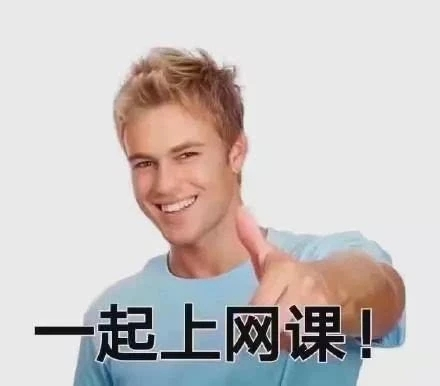
#> input picture Images/Image_04.jpg, 440 x 386 px
$ python ex04.py
#> lines starting #> are read from the running program, lines starting #| are printed output that depends on the picture; after the words box and inside, x2 and y2 are one past the last pixel; in counts of white or black regions, pixels touching at a corner belong together
# ex04.py
import cv2
import numpy as np
from matplotlib import pyplot as plt

image = cv2.imread('Images/Image_04.jpg')  # 读入图片
#> image is the input picture: shape (386, 440, 3); mean B, G, R 194.4, 195.7, 202.4
image = cv2.cvtColor(image, cv2.COLOR_RGB2GRAY)  # 转化为灰度图
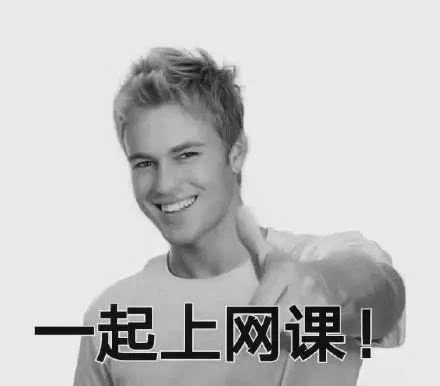
#> image: shape (386, 440); min 0, max 254, mean 196.1
edges = cv2.Canny(image, 80, 200)  # Canny算法
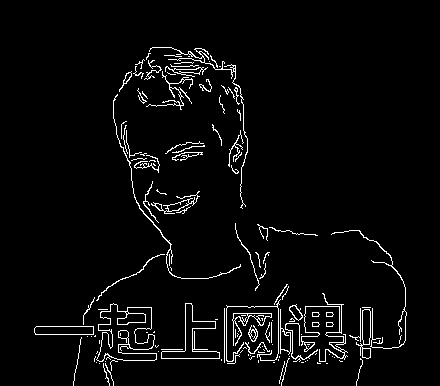
#> edges: shape (386, 440); 3.7% white in thin lines or dots, all inside (x1, y1, x2, y2) = (34, 47, 407, 386)
# 阈值下界minVal 阈值上界maxVal
# 图像中的像素点如果大于阈值上界则认为必然是边界 即强边界
# 小于阈值下界则认为必然不是边界
# 两者之间的则认为是候选项 即弱边界
cv2.imshow("Image", image)  # 图片显示
cv2.imshow("Result", edges)  # 图片显示

cv2.waitKey(0)
cv2.imwrite('result_04.jpg', edges)    # 保存当前Canny算法处理过后的文件

$ run again, with Images/Image_01.jpg copied over Images/Image_04.jpg
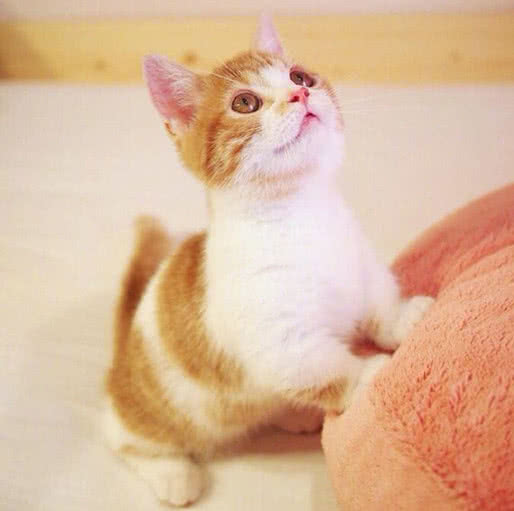
#> input picture Images/Image_01.jpg, 514 x 511 px
#> image is the input picture: shape (511, 514, 3); mean B, G, R 155.5, 184.8, 220.7
#> `image = cv2.cvtColor(image, cv2.COLOR_RGB2GRAY)`:
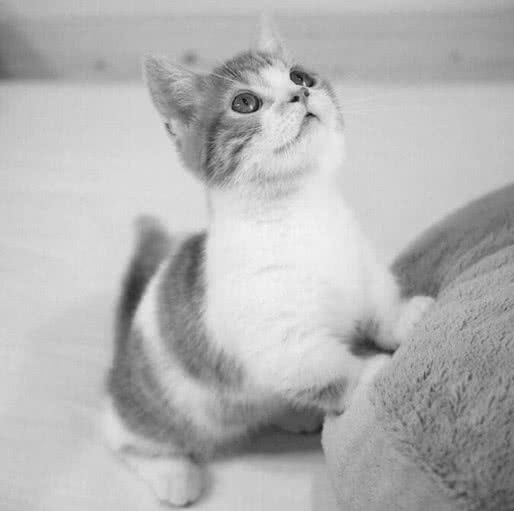
#> image: shape (511, 514); min 8, max 245, mean 180.2
#> `edges = cv2.Canny(image, 80, 200)`:
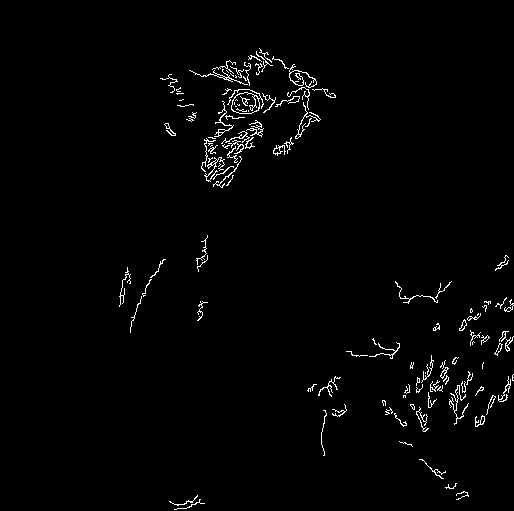
#> edges: shape (511, 514); 1.7% white in thin lines or dots, all inside (x1, y1, x2, y2) = (119, 48, 514, 510)

$ run again, with Images/Image_02.jpg copied over Images/Image_04.jpg
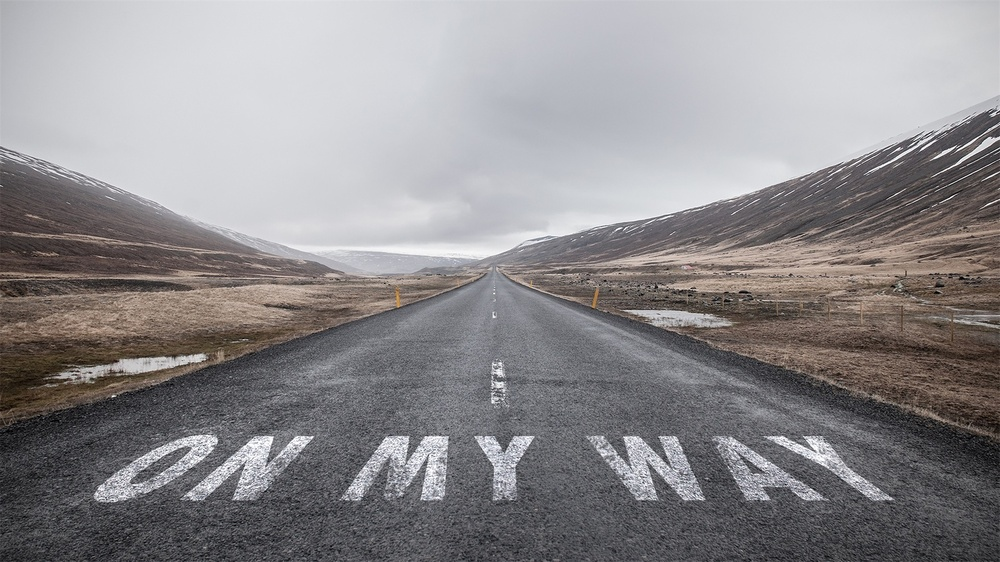
#> input picture Images/Image_02.jpg, 1000 x 562 px, shrunk from 1920 x 1080 before the run
#> image is the input picture: shape (562, 1000, 3); mean B, G, R 141.3, 139.2, 141.8
#> image: shape (562, 1000)
#> `edges = cv2.Canny(image, 80, 200)`:
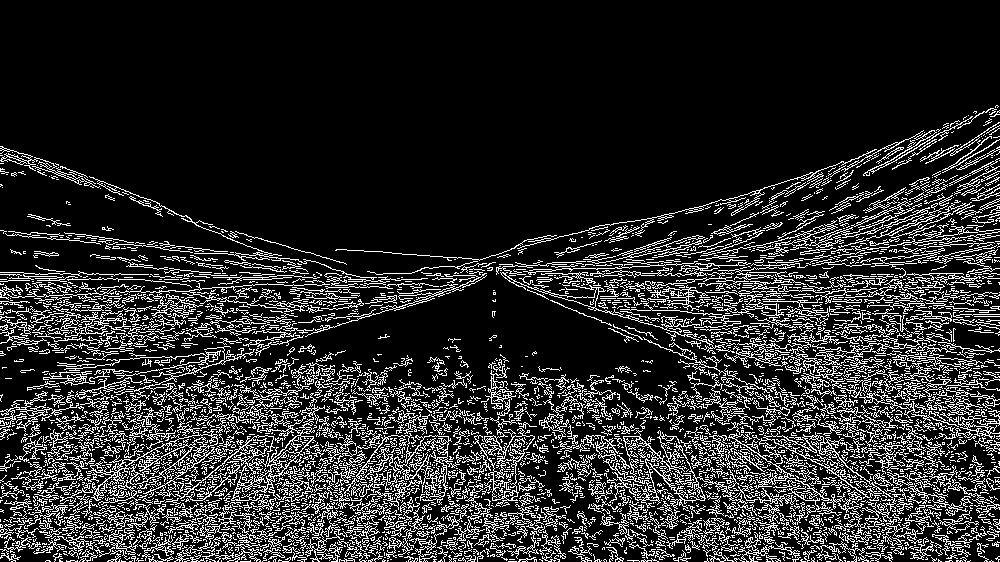
#> edges: shape (562, 1000); 16.5% white in thin lines or dots, all inside (x1, y1, x2, y2) = (0, 105, 1000, 562)

$ run again, with Images/Image_05.jpg copied over Images/Image_04.jpg
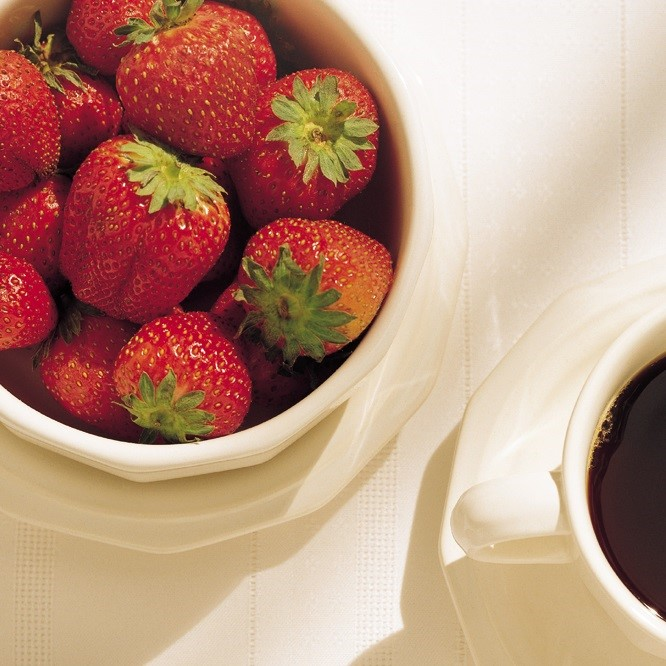
#> input picture Images/Image_05.jpg, 666 x 666 px
#> image is the input picture: shape (666, 666, 3); mean B, G, R 126.5, 145.8, 186.3
#> `image = cv2.cvtColor(image, cv2.COLOR_RGB2GRAY)`:
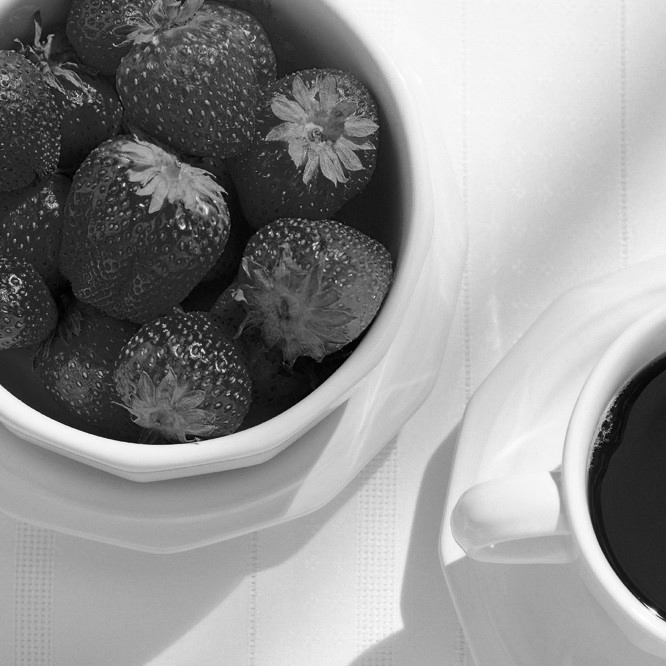
#> image: shape (666, 666); min 0, max 255, mean 144.7
#> `edges = cv2.Canny(image, 80, 200)`:
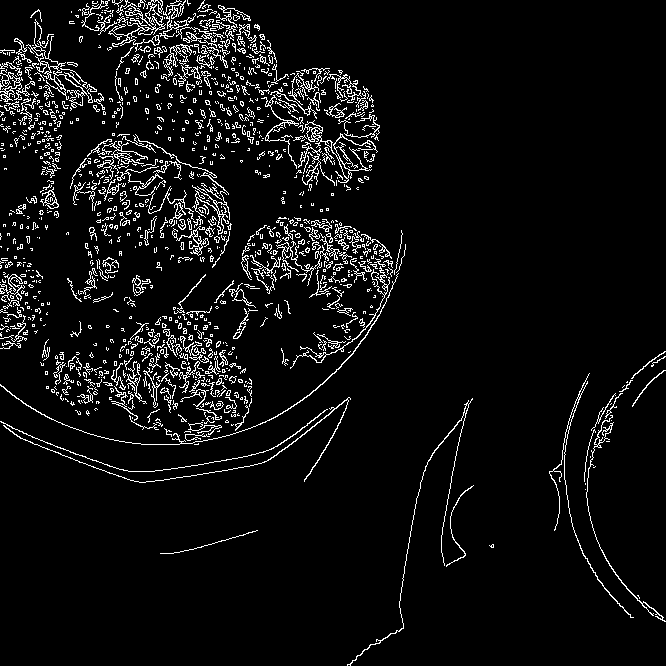
#> edges: shape (666, 666); 6% white in thin lines or dots
